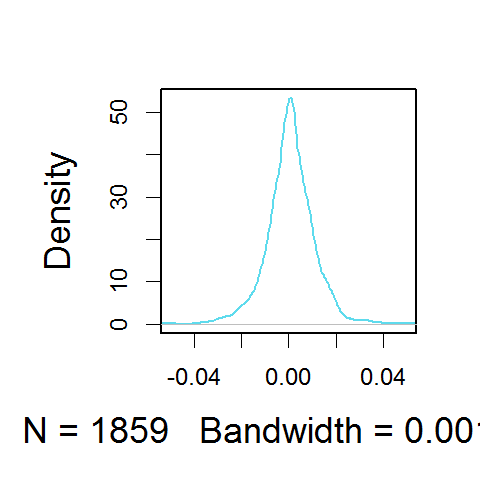

Generate this figure with R:
graphics.off()                              # reset previous graphical settings
require(datasets)                           # load required dataset 
r.dax = diff(log(EuStockMarkets[, 1]))      # define the log retunrs for the DAX index

par(mar = par()$mar + c(0, 1.5, -1, 0.1),   
    cex = 1.5, cex.lab = 1.5, lwd = 2) 
y = density(r.dax, kernel = "epanechnikov") # density estimation for DAX log-returns
plot(y, xlim = c(-0.05, 0.05),              
     col = rgb(0.1, 0.8, 0.9, alpha = 0.7), 
     main = "")
